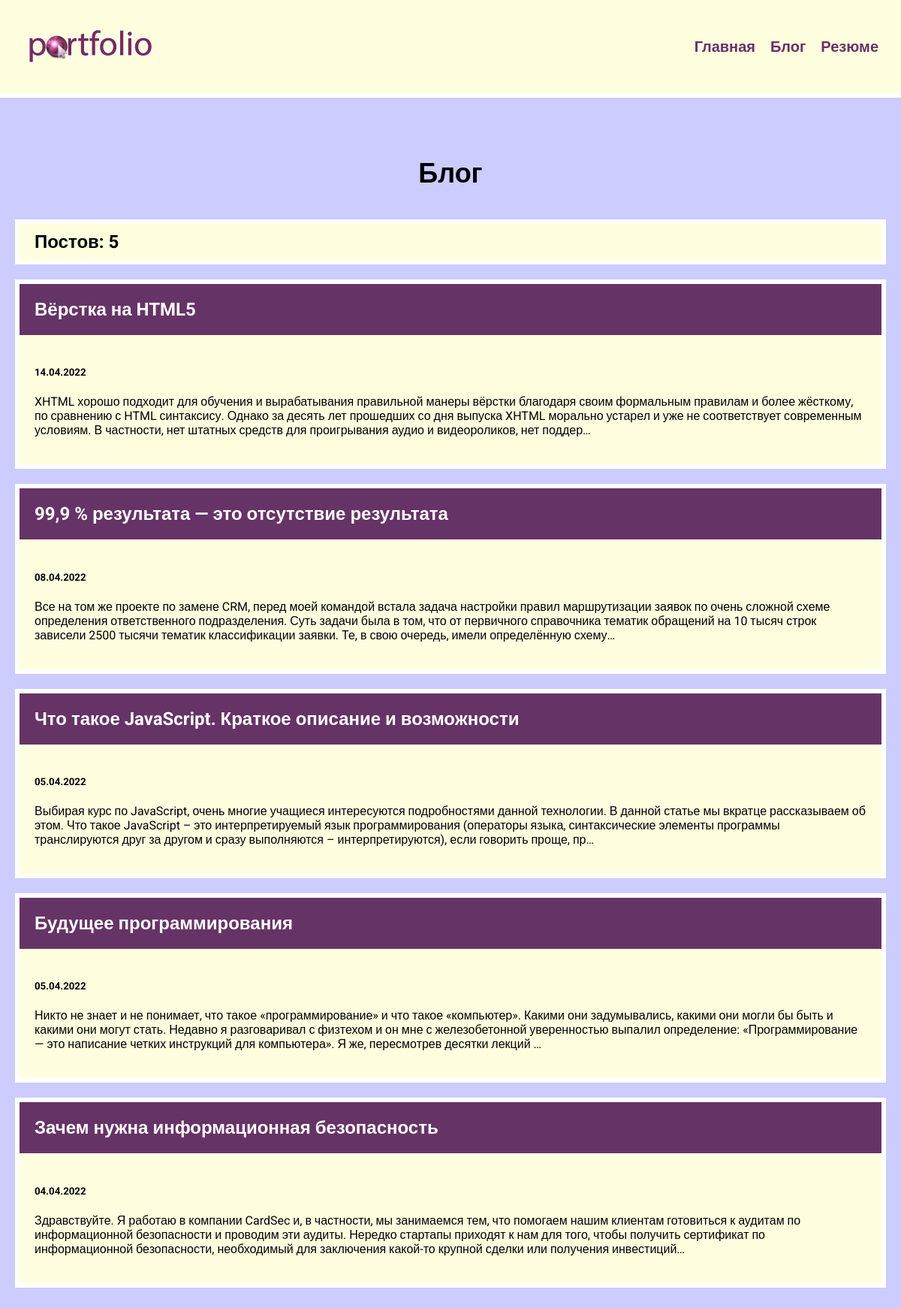
Screenshot of /blog/ with the database file from the repository.
### blog/models.py (models this page shows, shortened)
class Blog(models.Model):
    title = models.CharField(max_length=200)
    description = models.TextField()
    date = models.DateField()

### blog/views.py (the view)
# urls.py: path('', views.blogs, name='blogs'),
def blogs(request):
    blogs = Blog.objects.order_by('-date')  # самые свежие публикации 5 шт
    return render(request, 'blog/blogs.html', {'blogs': blogs})

### blog/templates/blog/blogs.html
{% extends 'skills/base.html' %}
{% block content %}
{% load static %}
    <h1>Блог</h1>
    <h2 class="count">Постов: {{ blogs.count }}</h2>
    {% for blog in blogs %}
    <div class="element">
        <h2 class="top"><a href="{% url 'blog:detail' blog.id %}">{{ blog.title }}</a></h2>
        <div class="blog_text">
            <h5>{{ blog.date|date:'d.m.Y' }}</h5>
            <p>{{ blog.description|striptags|truncatechars:360 }}</p>
        </div>
    </div>
    {% endfor %}
{% endblock %}

### skills/static/css/style.css (style rules this page uses)
body { background: #CCCCFF; padding: 0; margin: 0; font-family: 'Roboto', sans-serif; }
.element, .count { background: lightyellow; border: 6px solid #FFF; margin: 20px 0; }
.content h1 { text-align: center; margin: 60px 0 40px; font-size: 36px; }
.top { background: #663366; margin: 0; }
.top a { color: #FFF; text-decoration: none; padding: 20px; display: block; }
.blog_text { padding: 20px; box-sizing: border-box; }
.count { padding: 10px 20px; box-sizing: border-box; }

### rows the page displays
Blog: title "Вёрстка на HTML5", date "14.04.2022", description "XHTML хорошо подходит для обучения и вырабатывания правильной манеры вёрстки благодаря своим формальным правилам и более жёсткому, по сравнению с HTML синтаксису. Однако за десять лет прошедших со дня выпуска XHTML морально устарел и уже не соответствует современным условиям. В частности, нет штатных средств для проигрывания аудио и видеороликов, нет поддер…"
Blog: title "99,9 % результата — это отсутствие результата", date "08.04.2022", description "Все на том же проекте по замене CRM, перед моей командой встала задача настройки правил маршрутизации заявок по очень сложной схеме определения ответственного подразделения. Суть задачи была в том, что от первичного справочника тематик обращений на 10 тысяч строк зависели 2500 тысячи тематик классификации заявки. Те, в свою очередь, имели определённую схему…"
Blog: title "Что такое JavaScript. Краткое описание и возможности", date "05.04.2022", description "Выбирая курс по JavaScript, очень многие учащиеся интересуются подробностями данной технологии. В данной статье мы вкратце рассказываем об этом. Что такое JavaScript – это интерпретируемый язык программирования (операторы языка, синтаксические элементы программы транслируются друг за другом и сразу выполняются – интерпретируются), если говорить проще, пр…"
Blog: title "Будущее программирования", date "05.04.2022", description "Никто не знает и не понимает, что такое «программирование» и что такое «компьютер». Какими они задумывались, какими они могли бы быть и какими они могут стать. Недавно я разговаривал с физтехом и он мне с железобетонной уверенностью выпалил определение: «Программирование — это написание четких инструкций для компьютера». Я же, пересмотрев десятки лекций …"
Blog: title "Зачем нужна информационная безопасность", date "04.04.2022", description "Здравствуйте. Я работаю в компании CardSec и, в частности, мы занимаемся тем, что помогаем нашим клиентам готовиться к аудитам по информационной безопасности и проводим эти аудиты. Нередко стартапы приходят к нам для того, чтобы получить сертификат по информационной безопасности, необходимый для заключения какой-то крупной сделки или получения инвестиций…"

### other values shown
{{ blogs.count }} "5"
